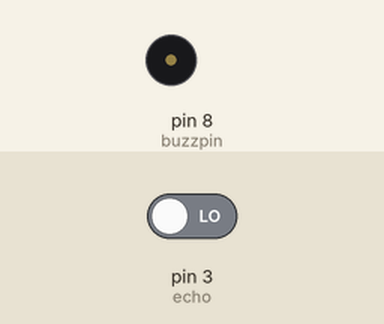
This sketch was run on a simulated Arduino Uno, built with avr-gcc and run on an emulated ATmega328P. On the bench: buzzer (waves = sounding, pin HIGH). Inputs (shaded band) come from the test bench; at power-on: pin 3 (echo) LOW. Pins used as bus, display or sensor lines are not drawn; what the sketch prints to the serial monitor is not drawn.

Above: at 0.5 s.
Timing chart, 0 to 3.0 s (numbered marks = the images above):
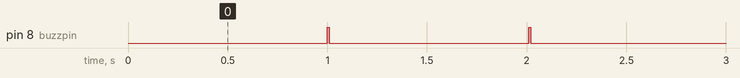

Measured:
- by itself, pin 8 (buzzpin): alternates HIGH for 0.01 s and LOW for 1.0 s

The sketch:

ultrasonic.ino
```cpp
int trigger = 2;
int buzzpin = 8;
int echo = 3;
int duration = 0;
int distance = 0;
void setup() {
  Serial.begin(9600);
  pinMode(2, OUTPUT);
  pinMode(3, INPUT);
  pinMode(buzzpin, OUTPUT);
  // put your setup code here, to run once:
}
void loop() {
  // put your main code here, to run repeatedly:
  delayMicroseconds(2);
  digitalWrite(trigger, LOW);
  delayMicroseconds(10);
  digitalWrite(trigger, HIGH);
  duration = pulseIn(echo , HIGH);
  distance = (duration / (58));
  Serial.println(distance);
  digitalWrite(buzzpin, HIGH);
  if (distance < 10) {
    delay(10);
    digitalWrite(buzzpin, LOW);
  }
  else if (distance < 20) {
    delay(50);
    digitalWrite(buzzpin, LOW);
  }
  else if (distance < 30) {
    delay(100);
    digitalWrite(buzzpin, LOW);
  }
  else if (distance < 50) {
    delay(300);
    digitalWrite(buzzpin, LOW);
  }
  else {
    delay(500);
    digitalWrite(buzzpin, LOW);
  }


}
```
